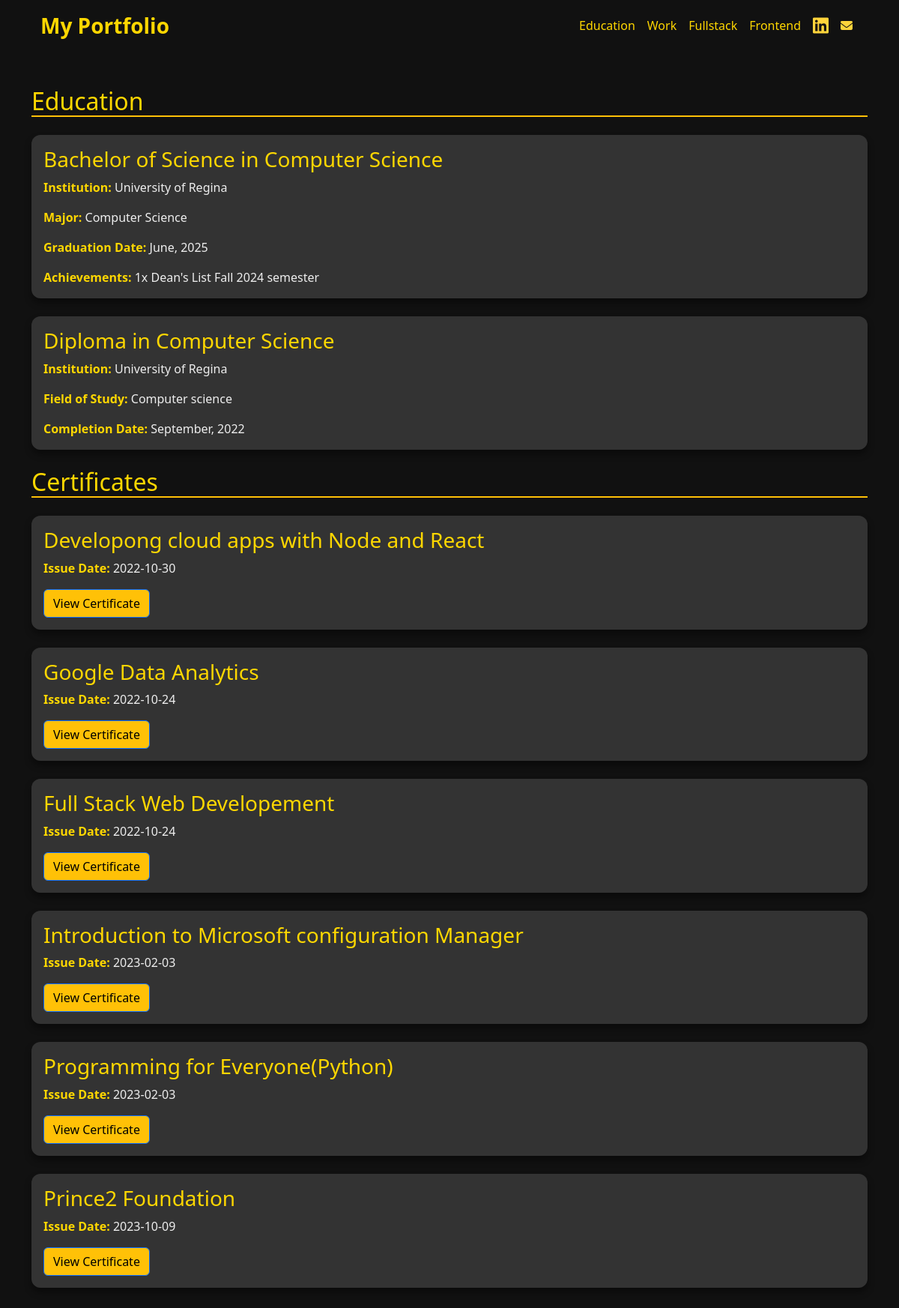
The page /education on the database its author committed.
### database.py (models this page shows)
class Certifcate(db.Model):
    id: Mapped[int] = MappedColumn(primary_key=True)
    title: Mapped[str]
    description: Mapped[str]
    date: Mapped[datetime]
    link: Mapped[str]

### server.py (the view)
@app.route('/education')
def edu():
    result_certi = db.session.execute(db.select(Certifcate)).scalars().all()
    return render_template('education.html',items = result_certi)

### templates/education.html (shortened to what this page needs)
<!DOCTYPE html>
<html lang="en">
<head>
    <link href="https://cdn.jsdelivr.net/npm/bootstrap@5.3.2/dist/css/bootstrap.min.css" rel="stylesheet">
</head>
<body>
       <div class="container">
         <nav class="navbar  navbar-expand-lg bg-transparent">
                <div class="container-fluid">
                    <a class="navbar-brand text-xl font-semibold text-shadow-custom" style="color: #FFD700 !important; font-weight: 700; font-size: 1.75rem;" href="{{url_for('mainPage')}}">My Portfolio</a>
                    <div class="collapse navbar-collapse" id="navbarNav">
                        <ul class="navbar-nav ms-auto">
                            <li class="nav-item">
                                <a class="nav-link" style="color: #FFD700 !important; transition: color 0.3s ease;" href="{{url_for('edu')}}">Education</a>
                            </li>
                             <li class="nav-item">
                                <a class="nav-link" style="color: #FFD700 !important; transition: color 0.3s ease;" href="{{url_for('work')}}">Work</a>
                            </li>
                            <li class="nav-item">
                                <a class="nav-link" style="color: #FFD700 !important; transition: color 0.3s ease;" href="{{url_for('fullStack')}}">Fullstack</a>
                            </li>
                            <li class="nav-item">
                                <a class="nav-link" style="color: #FFD700 !important; transition: color 0.3s ease;" href="{{url_for('frontEnd')}}">Frontend</a>
                            </li>
                             <li class="nav-item">
                                <a class="nav-link" style="color: #FFD700 !important; transition: color 0.3s ease;" href="https://www.linkedin.com/in/maurya-patel-318b93190/"><i class="fa-brands fa-linkedin fa-xl" style="color: #FFD43B;"></i></a>
                            </li>
                             <li class="nav-item">
                                <a class="nav-link" style="color: #FFD700 !important; transition: color 0.3s ease;" href="mailto:patelmaurya3@gmail.com"><i class="fa-solid fa-envelope fa-l" style="color: #FFD43B;"></i></a>
                            </li>
                        </ul>
                    </div>
                </div>
            </nav>
    </div>
    <div class="container py-5">
        <h2 class="mb-4">Education</h2>
        <div class="card mb-4">
            <div class="card-body">
                <h3 class="card-title">Bachelor of Science in Computer Science</h3>
                <p class="card-text"><strong>Institution:</strong> University of Regina</p>
                <p class="card-text"><strong>Major:</strong> Computer Science</p>
                <p class="card-text"><strong>Graduation Date:</strong> June, 2025</p>
                <p class="card-text"><strong>Achievements:</strong> 1x Dean's List Fall 2024 semester</p>
            </div>
        </div>
        <div class="card mb-4">
            <div class="card-body">
                <h3 class="card-title">Diploma in Computer Science</h3>
                <p class="card-text"><strong>Institution:</strong> University of Regina</p>
                <p class="card-text"><strong>Field of Study:</strong> Computer science</p>
                <p class="card-text"><strong>Completion Date:</strong> September, 2022</p>
            </div>
        </div>
        <h2 class="mb-4">Certificates</h2>
        {%for item in items%}
         <div class="card mb-4">
            <div class="card-body">
                <h3 class="card-title">{{item.title}}</h3>
                <p class="card-text"><strong>Issue Date:</strong> {{item.date.date()}}</p>
                <a href="{{item.link}}" class="btn btn-primary certificate-link" target="_blank" rel="noopener noreferrer">View Certificate</a>
            </div>
        </div>
        {%endfor%}
    </div>
</body>
</html>

### templates/education.html (style rules this page uses)
body { background-color: #111111; color: #fff; }
.card { background-color: #333333; border-radius: 0.75rem; box-shadow: 0 6px 10px rgba(0, 0, 0, 0.4); transition: transform 0.2s ease-in-out, box-shadow 0.2s ease-in-out; border: none; color: #FFFFFF; }
.card-text { color: #eee; }
.certificate-link { background-color: #ffc107; color: #000; text-decoration: none; }
strong { color: #FFD700; }

### rows shown on the page
Certifcate: title "Developong cloud apps with Node and React", date "2022-10-30"
Certifcate: title "Google Data Analytics", date "2022-10-24"
Certifcate: title "Full Stack Web Developement", date "2022-10-24"
Certifcate: title "Introduction to Microsoft configuration Manager", date "2023-02-03"
Certifcate: title "Programming for Everyone(Python)", date "2023-02-03"
Certifcate: title "Prince2 Foundation", date "2023-10-09"
